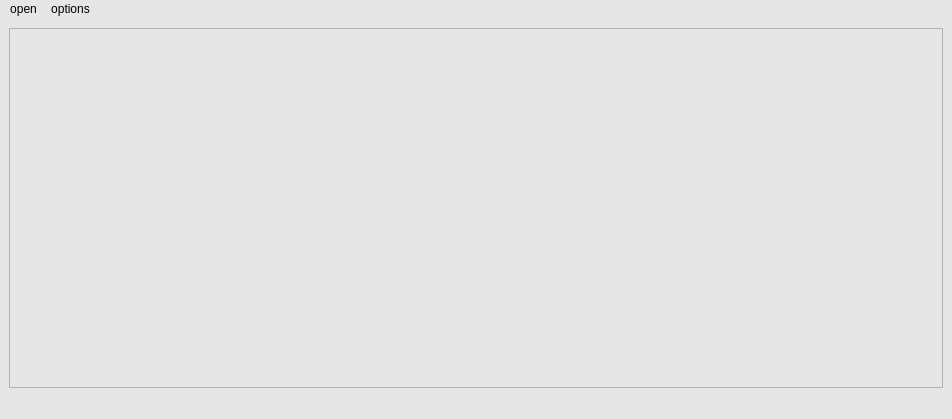
<?xml version="1.0" encoding="UTF-8"?>
<ui version="4.0">
 <class>MainWindow</class>
 <widget class="QMainWindow" name="MainWindow">
  <property name="geometry">
   <rect>
    <x>0</x>
    <y>0</y>
    <width>952</width>
    <height>419</height>
   </rect>
  </property>
  <property name="windowTitle">
   <string>MainWindow</string>
  </property>
  <property name="styleSheet">
   <string notr="true">background-color: rgb(230, 230, 230);</string>
  </property>
  <widget class="QWidget" name="centralwidget">
   <layout class="QGridLayout" name="gridLayout">
    <item row="0" column="0">
     <widget class="QLabel" name="label">
      <property name="font">
       <font>
        <pointsize>10</pointsize>
        <weight>75</weight>
        <bold>true</bold>
       </font>
      </property>
      <property name="frameShape">
       <enum>QFrame::StyledPanel</enum>
      </property>
      <property name="frameShadow">
       <enum>QFrame::Raised</enum>
      </property>
      <property name="text">
       <string/>
      </property>
     </widget>
    </item>
   </layout>
  </widget>
  <widget class="QMenuBar" name="menubar">
   <property name="geometry">
    <rect>
     <x>0</x>
     <y>0</y>
     <width>952</width>
     <height>31</height>
    </rect>
   </property>
   <widget class="QMenu" name="menuopen">
    <property name="title">
     <string>open</string>
    </property>
    <addaction name="actionText_File"/>
   </widget>
   <widget class="QMenu" name="menuoptions">
    <property name="title">
     <string>options</string>
    </property>
    <addaction name="actionGC_Content"/>
    <addaction name="actionFrequency"/>
    <addaction name="actionTranslate_Seq"/>
    <addaction name="actionTranscription"/>
    <addaction name="actionReverse"/>
    <addaction name="actionCodon_Usage"/>
   </widget>
   <addaction name="menuopen"/>
   <addaction name="menuoptions"/>
  </widget>
  <widget class="QStatusBar" name="statusbar"/>
  <action name="actionText_File">
   <property name="text">
    <string>Text File</string>
   </property>
  </action>
  <action name="actionGC_Content">
   <property name="text">
    <string>GC_Content</string>
   </property>
  </action>
  <action name="actionFrequency">
   <property name="text">
    <string>Frequency</string>
   </property>
  </action>
  <action name="actionTranslate_Seq">
   <property name="text">
    <string>Translate_Seq</string>
   </property>
  </action>
  <action name="actionTranscription">
   <property name="text">
    <string>Transcription</string>
   </property>
  </action>
  <action name="actionReverse">
   <property name="text">
    <string>Reverse</string>
   </property>
  </action>
  <action name="actionCodon_Usage">
   <property name="text">
    <string>Codon Usage</string>
   </property>
  </action>
 </widget>
 <resources/>
 <connections/>
</ui>
